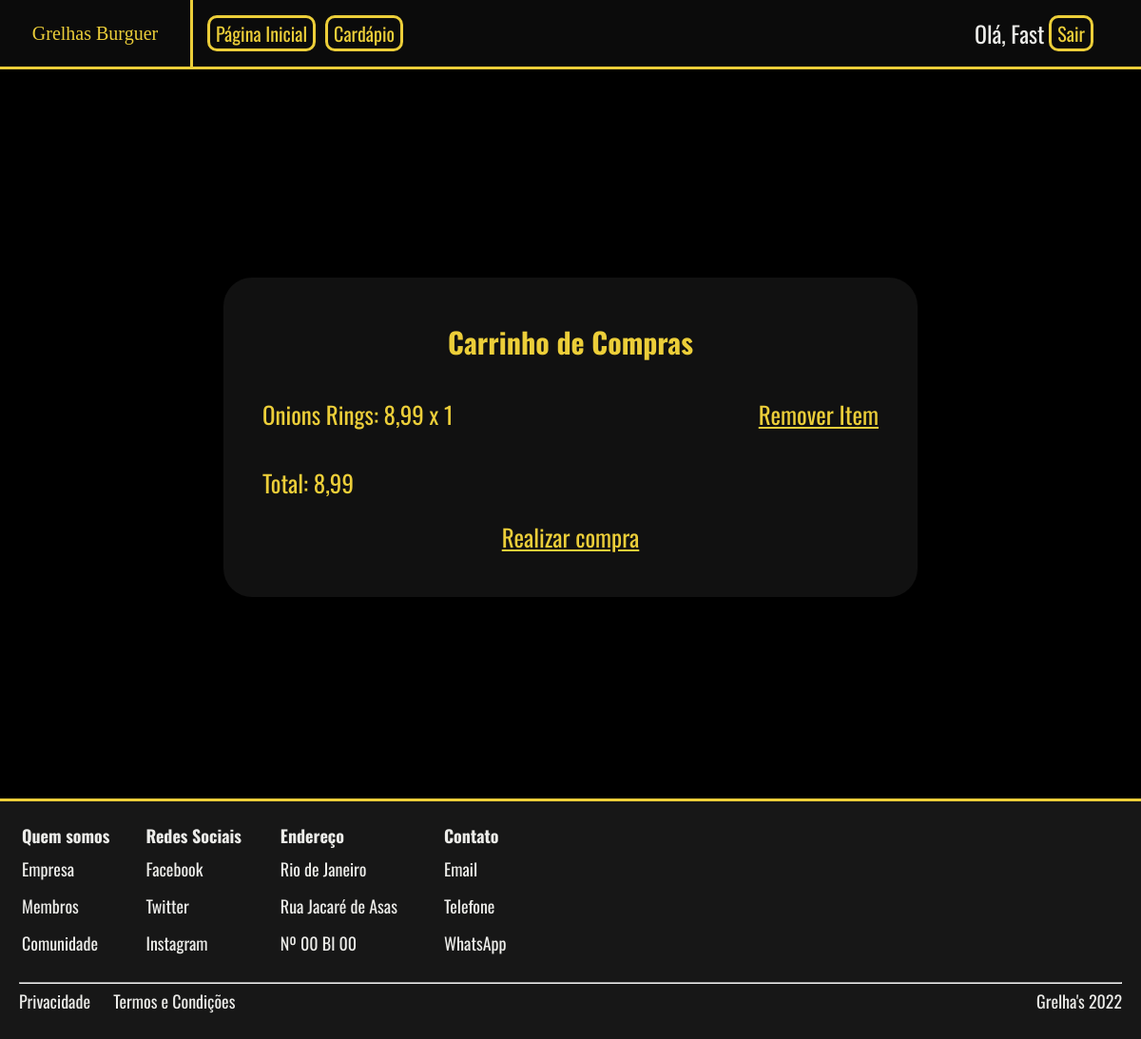
/cardapio/carrinho (signed in), run on the app's committed database.
### cardapio/models.py (models this page shows, shortened)
class Item_Carrinho(models.Model):
    carrinho = models.ForeignKey(Carrinho, on_delete=models.CASCADE)
    item = models.ForeignKey(Item, on_delete=models.CASCADE)
    quantidade = models.PositiveSmallIntegerField()

class Item(models.Model):
    nome_item = models.CharField(max_length=40)
    img = models.ImageField(upload_to="imagens_item", default='../media/default.jpg')
    preco_item = models.FloatField()
    valor_promocional = models.FloatField(default=0, blank=True, null=True)
    categoria = models.ForeignKey(Categoria, on_delete=models.DO_NOTHING)
    ingredientes = models.TextField(blank=True, null=True)
    descricao = models.TextField()
    disponivel_item = models.BooleanField()
    vitrine = models.BooleanField(default=False)

### cardapio/views.py (the view)
# urls.py: path('carrinho', views.carrinho, name='carrinho'),
@login_required(login_url='login')
def carrinho(request):
    user = request.user
    carrinho = Carrinho.objects.get(user_carrinho=user)
    itens_carrinho = Item_Carrinho.objects.filter(carrinho=carrinho)
    preco_total = 0
    for item in itens_carrinho:
        preco_total += item.item.preco_item * item.quantidade
        preco_total = round(preco_total, 2)
    return render(request, 'carrinho.html', {'itens': itens_carrinho, 'total': preco_total})

### cardapio/templates/carrinho.html (shortened to what this page needs)
{% extends 'base.html' %}
{% load static %}
{% block head %}
    <link rel="stylesheet" href="{% static 'cardapio_css/carrinho.css' %}">
{% endblock %}
{% block navlinks %}
    <a href="{% url 'index' %}"><button class="buttonHeader">Página Inicial</button></a>
    <a href="{% url 'cardapio' %}"><button class="buttonHeader">Cardápio</button></a>
{% endblock %}
{% block body %}
    <div class="content">
        <div class="carrinho-card">
            <h1>Carrinho de Compras</h1>
            <div class="carrinho-itens">
                {% if not itens %}
                <div class="carrinho-aviso">
                    <p>Você não possui itens em seu carrinho de compras.</p>
                    <a href="{% url 'cardapio' %}">Ir para o cardápio</a>
                </div>
                {% else %}
                {% for item in itens %}
                <div class="carrinho-item">
                    <p>{{ item.item.nome_item }}: {{ item.item.preco_item }} x {{ item.quantidade }} </p>
                    <a href="{% url 'edit_carrinho' item.item.id %}">Remover Item</a>
                </div>
                {% endfor %}
                <p>Total: {{ total }}</p>
                {% endif %}
            </div>
        {% if itens %}
            <a href="{% url 'enviar_pedido' %}">Realizar compra</a>
        {% endif %}
    </div>
    </div>
{% endblock %}

### templates/base.html (shortened to what this page needs)
{% load static %}
<!DOCTYPE html>
<html lang="pt-BR">
<head>
    {% include  'static/parciais/head.html' %}
    <link rel="stylesheet" href="{% static 'base.css' %}">
    {% block head %}{% endblock %}
</head>
<body>
    <nav class="navebar">
        <div class="logo">
            <a href="{% url 'index' %}">
                Grelhas Burguer
            </a>
        </div>
        <div class="menu">
            {% block navlinks %}
            {% endblock %}
        </div>
        <div class="nav-login">
            {% if request.user.is_authenticated %}
                <span> Olá, {{ request.user.first_name|title }} </span>
                <a href="{% url 'logout' %}"><button class="buttonHeader">Sair</button></a>
            {% else %}
                <a href="{% url 'login' %}"><button class="buttonHeader">Entrar</button></a>
                <a href="{% url 'register' %}"><button class="buttonHeader">Registre-se</button></a>
            {% endif %}
        </div>
    </nav>
    {% block body %}{%endblock%}
    {% include 'static/parciais/footer.html' %}
</body>
</html>

### templates/static/base.css (style rules this page uses)
html, body { height: 100vh; font-family: 'Oswald', sans-serif; }
* { margin: 0; }
.navebar { position: absolute; top: 0; display: flex; z-index: 1000; gap: 10px; background-color: #0c0c0cf6; border-bottom: solid #ECCE39; color:#ecece9; font-size: 24px; justify-content: space-between; height: 70px; width: 100%; }
.logo { font-family: 'Fuzzy Bubbles', cursive; width: 200px; display: flex; align-items: center; border-right: solid #ECCE39; justify-content: center; }
.logo a { width: 90%; text-decoration: none; text-align: center; color:#ECCE39; font-size: 20px; }
.menu { display: flex; flex-grow: 10; align-items: center; }
.menu a { display: flex; align-items: center; text-decoration: none; padding: 5px; }
.nav-login { width: 220px; display: flex; align-items: center; justify-content: center; }
.nav-login a { display: flex; align-items: center; justify-content: center; text-decoration: none; padding: 5px; }
.buttonHeader { font-family: 'Oswald', sans-serif; font-size: 18px; background-color: transparent; border: solid 3px #ECCE39 ; border-radius: 10px; color: #ECCE39; text-decoration: none; font-size: 20px; cursor: pointer; }

### templates/static/cardapio_css/carrinho.css (style rules this page uses)
.content { background-color: black; font-family: 'Oswald', sans-serif; font-size: 25px; padding: 100px 0px 20px 0px; min-height: 90%; display: flex; justify-content: center; align-items: center; }
.carrinho-card { color: #ECCE39; display: flex; flex-direction: column; align-items: center; justify-content: space-around; width: 60%; min-height: 50%; border: solid 5px transparent; border-radius: 30px; background-color: #111; padding: 40px 0px; }
.carrinho-card a { color: #ECCE39; text-decoration: underline; margin-top: 20px; }
.carrinho-card h1 { position: relative; top: 0px; font-size: 1.2em; }
.carrinho-itens { width: 90%; }
.carrinho-item { display: flex; flex-direction: row; justify-content: space-between; margin: 20px 0px; }
.carrinho-item p { margin: auto 0px; }
.carrinho-item a { color: #ECCE39; margin: 15px 0px; }

### data on the page
Item_Carrinho: item.nome_item "Onions Rings", item.preco_item "8,99", quantidade "1"

### other printed values
{{ request.user.first_name|title }} "Fast"
{{ total }} "8,99"
